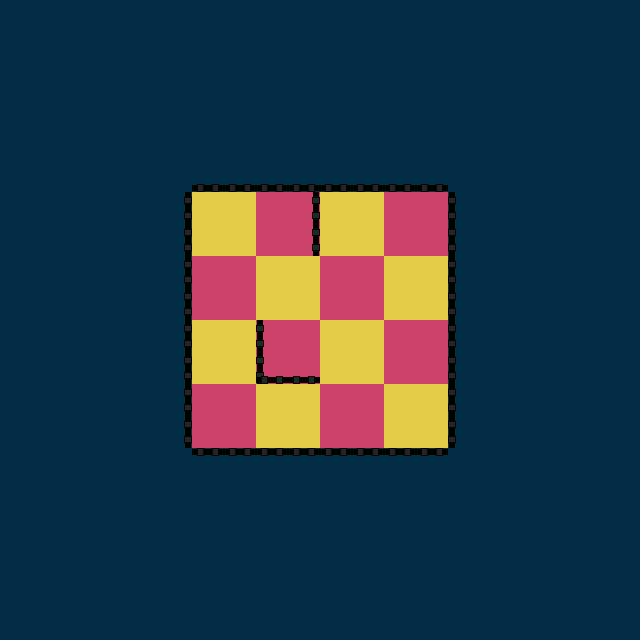

A 2D game scene composited from a Tiled map and its tileset images. What follows is a short description and the map's XML, with each tile layer's data collapsed to a summary:
An orthogonal 10x10 tile map with 64x64 px tiles, 5 tile layers (ground, left, right, up, ...) and 2 objects (Player, Goal).

<map version="1.0" orientation="orthogonal" renderorder="right-down" width="10" height="10" tilewidth="64" tileheight="64" nextobjectid="28">
 <tileset firstgid="1" source="tileset_00.tsx" />
 <layer name="ground" width="10" height="10">
  <properties>
   <property name="tileset" value="tileset_00" />
   <property name="type" value="base" />
  </properties>
  <data>[100 cells, 100 non-empty, 3 distinct tile ids]</data>
 </layer>
 <layer name="left" width="10" height="10">
  <properties>
   <property name="edge" value="left" />
   <property name="tileset" value="tileset_00" />
   <property name="type" value="edges" />
  </properties>
  <data>[100 cells, 5 non-empty, 1 distinct tile ids]</data>
 </layer>
 <layer name="right" width="10" height="10">
  <properties>
   <property name="edge" value="right" />
   <property name="tileset" value="tileset_00" />
   <property name="type" value="edges" />
  </properties>
  <data>[100 cells, 5 non-empty, 1 distinct tile ids]</data>
 </layer>
 <layer name="up" width="10" height="10">
  <properties>
   <property name="edge" value="up" />
   <property name="tileset" value="tileset_00" />
   <property name="type" value="edges" />
  </properties>
  <data>[100 cells, 4 non-empty, 1 distinct tile ids]</data>
 </layer>
 <layer name="down" width="10" height="10">
  <properties>
   <property name="edge" value="down" />
   <property name="tileset" value="tileset_00" />
   <property name="type" value="edges" />
  </properties>
  <data>[100 cells, 5 non-empty, 1 distinct tile ids]</data>
 </layer>
 <objectgroup name="entities">
  <object id="13" name="Player" type="Player" x="400" y="400" width="32" height="32">
   <properties>
    <property name="facing" value="left" />
    <property name="gid" type="int" value="8" />
    <property name="speed" type="float" value="225" />
    <property name="type" value="player" />
   </properties>
   <ellipse />
  </object>
  <object id="14" name="Goal" type="Goal" x="352" y="336">
   <properties>
    <property name="type" value="goal" />
   </properties>
   <polygon points="0,0 -16,32 16,32" />
  </object>
 </objectgroup>
</map>
